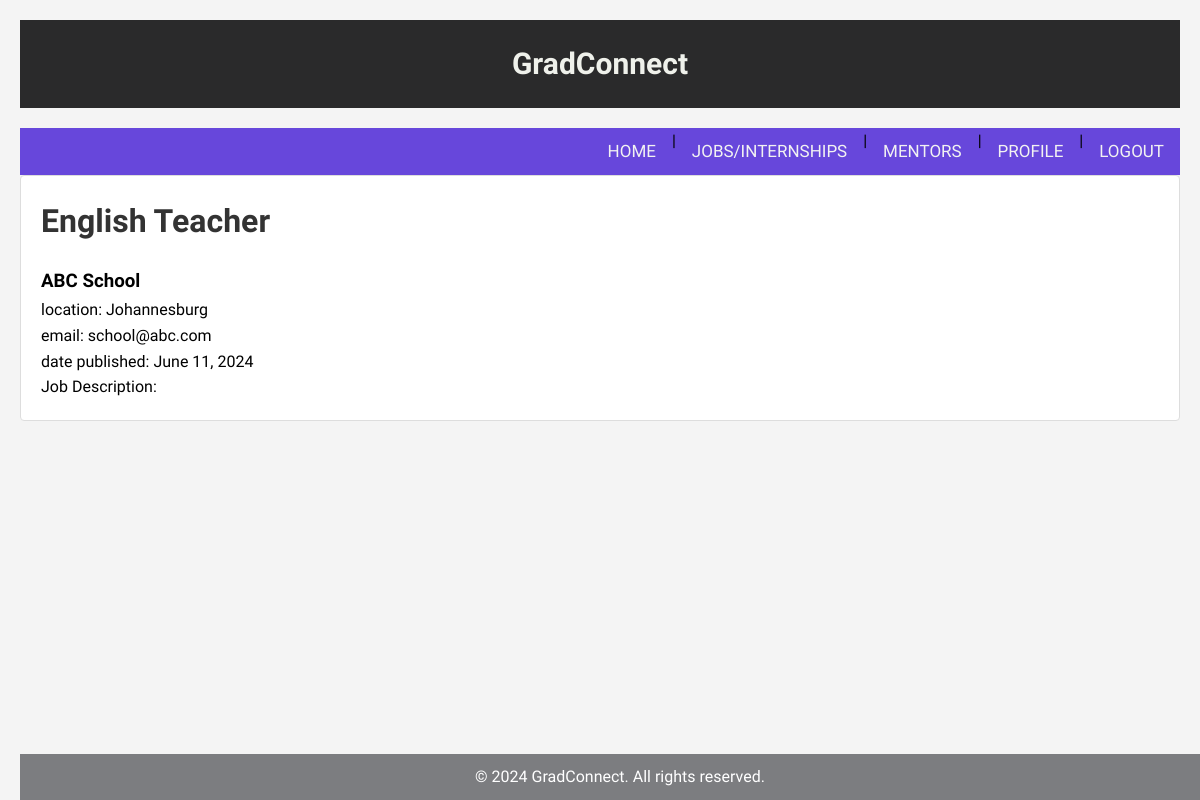
Before: /members/details/1 with the older database file.
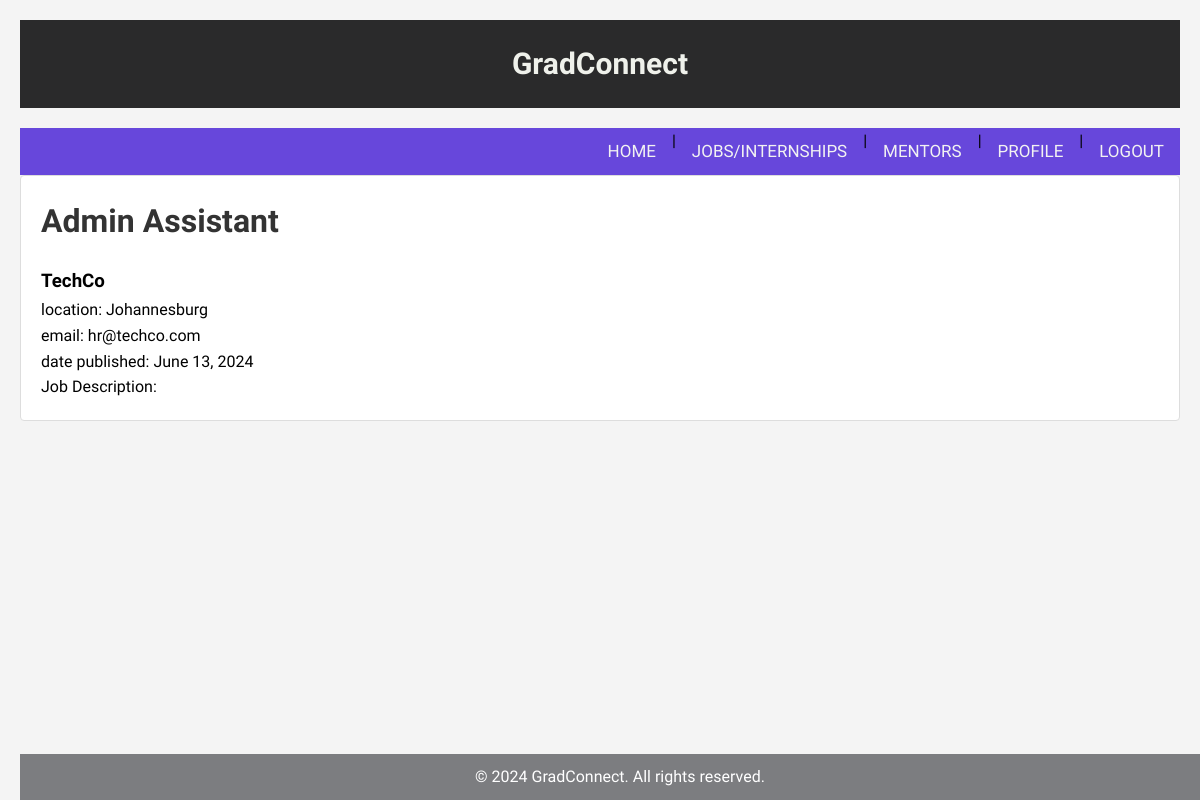
After: the same page with the newer database file.
### members/models.py (models this page shows)
class Member(models.Model):
    jobtitle = models.CharField(max_length=255)
    company = models.CharField(max_length=255)
    location = models.CharField(max_length=255, default="Unknown")
    email = models.EmailField(null=True)
    published_date = models.DateField(null=True)
    job_description = models.TextField(null=True, blank=True)

### members/views.py (the view)
# urls.py: path('members/details/<int:id>', views.details, name='details'),
def details(request, id):
    jobs = Member.objects.get(id=id)
    template = loader.get_template('details.html')
    context = {
        'jobs': jobs,
    }
    return HttpResponse(template.render(context, request))

### members/templates/details.html (shortened to what this page needs)
{% extends "master.html" %}
{% block content %}
<div class="mycard">
        <h1>{{ jobs.jobtitle }}</h1>
        <h3>{{ jobs.company }}</h3>
        <p>location: {{ jobs.location }}</p>
        <p>email: {{ jobs.email }}</p>
        <p>date published: {{ jobs.published_date}}</p>
        <p>Job Description: {{ job.jobdescription }}</p>
</div>
{% endblock %}

Changed rows visible on the page:
changed Member "Johannesburg": jobtitle "English Teacher" → "Admin Assistant"; company "ABC School" → "TechCo"; email "school@abc.com" → "hr@techco.com"; published_date "June 11, 2024" → "June 13, 2024"
